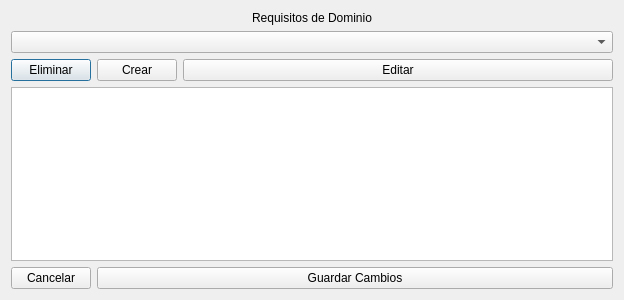
<?xml version="1.0" encoding="UTF-8"?>
<ui version="4.0">
 <class>Dialog</class>
 <widget class="QDialog" name="Dialog">
  <property name="geometry">
   <rect>
    <x>0</x>
    <y>0</y>
    <width>624</width>
    <height>300</height>
   </rect>
  </property>
  <property name="windowTitle">
   <string>Dialog</string>
  </property>
  <layout class="QVBoxLayout" name="verticalLayout_2">
   <item>
    <layout class="QVBoxLayout" name="verticalLayout">
     <property name="sizeConstraint">
      <enum>QLayout::SetFixedSize</enum>
     </property>
     <item>
      <widget class="QLabel" name="lb_requisitoDominio">
       <property name="text">
        <string>Requisitos de Dominio</string>
       </property>
       <property name="alignment">
        <set>Qt::AlignCenter</set>
       </property>
      </widget>
     </item>
     <item>
      <widget class="QComboBox" name="cb_dominios"/>
     </item>
     <item>
      <layout class="QHBoxLayout" name="horizontalLayout_2">
       <item>
        <widget class="QPushButton" name="pb_delete">
         <property name="sizePolicy">
          <sizepolicy hsizetype="Maximum" vsizetype="Fixed">
           <horstretch>0</horstretch>
           <verstretch>0</verstretch>
          </sizepolicy>
         </property>
         <property name="text">
          <string>Eliminar</string>
         </property>
         <property name="icon">
          <iconset theme="remove">
           <normaloff>.</normaloff>.</iconset>
         </property>
        </widget>
       </item>
       <item>
        <widget class="QPushButton" name="pb_new">
         <property name="sizePolicy">
          <sizepolicy hsizetype="Fixed" vsizetype="Fixed">
           <horstretch>0</horstretch>
           <verstretch>0</verstretch>
          </sizepolicy>
         </property>
         <property name="text">
          <string>Crear</string>
         </property>
         <property name="icon">
          <iconset theme="add">
           <normaloff>.</normaloff>.</iconset>
         </property>
        </widget>
       </item>
       <item>
        <widget class="QPushButton" name="pb_edit">
         <property name="sizePolicy">
          <sizepolicy hsizetype="Minimum" vsizetype="Fixed">
           <horstretch>0</horstretch>
           <verstretch>0</verstretch>
          </sizepolicy>
         </property>
         <property name="text">
          <string>Editar</string>
         </property>
         <property name="icon">
          <iconset theme="edit">
           <normaloff>.</normaloff>.</iconset>
         </property>
        </widget>
       </item>
      </layout>
     </item>
     <item>
      <widget class="QListWidget" name="lw_requisitos"/>
     </item>
     <item>
      <layout class="QHBoxLayout" name="horizontalLayout">
       <item>
        <widget class="QPushButton" name="pb_cancel">
         <property name="sizePolicy">
          <sizepolicy hsizetype="Fixed" vsizetype="Fixed">
           <horstretch>0</horstretch>
           <verstretch>0</verstretch>
          </sizepolicy>
         </property>
         <property name="text">
          <string>Cancelar</string>
         </property>
        </widget>
       </item>
       <item>
        <widget class="QPushButton" name="pb_save">
         <property name="text">
          <string>Guardar Cambios</string>
         </property>
        </widget>
       </item>
      </layout>
     </item>
    </layout>
   </item>
  </layout>
 </widget>
 <resources/>
 <connections/>
</ui>
